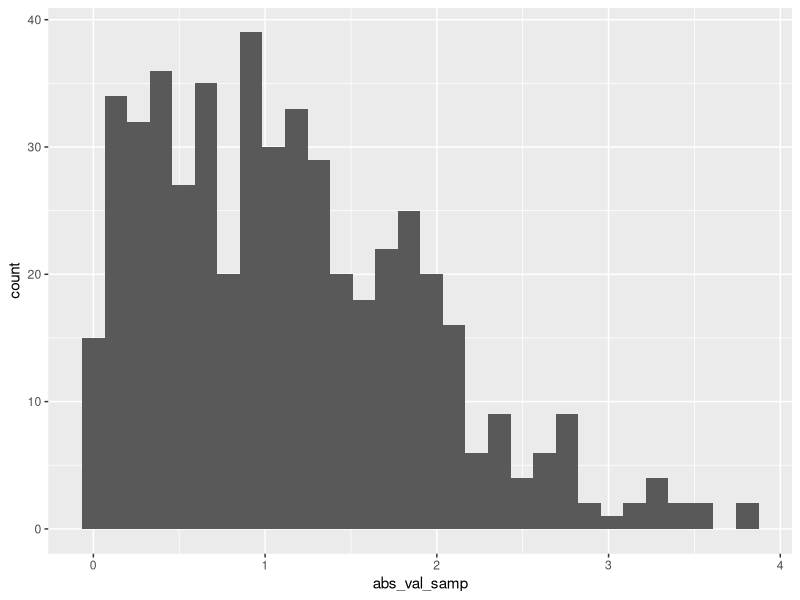

The R source for this figure:
## ---- chunk 1
library(tidyverse)
## ---- chunk 2
samp = rnorm(100)
length(samp)
## ---- chunk 3
plot_df = tibble(
  x=rnorm(1000, mean=1, sd=.5),
  y=1+2*x

)
## ---- chunk 4
la_df = 
  tibble(
    numeric_samp = rnorm(500, mean=1),
    abs_val_samp = abs(numeric_samp)
  )

ggplot(la_df, aes(x=abs_val_samp)) + geom_histogram()
